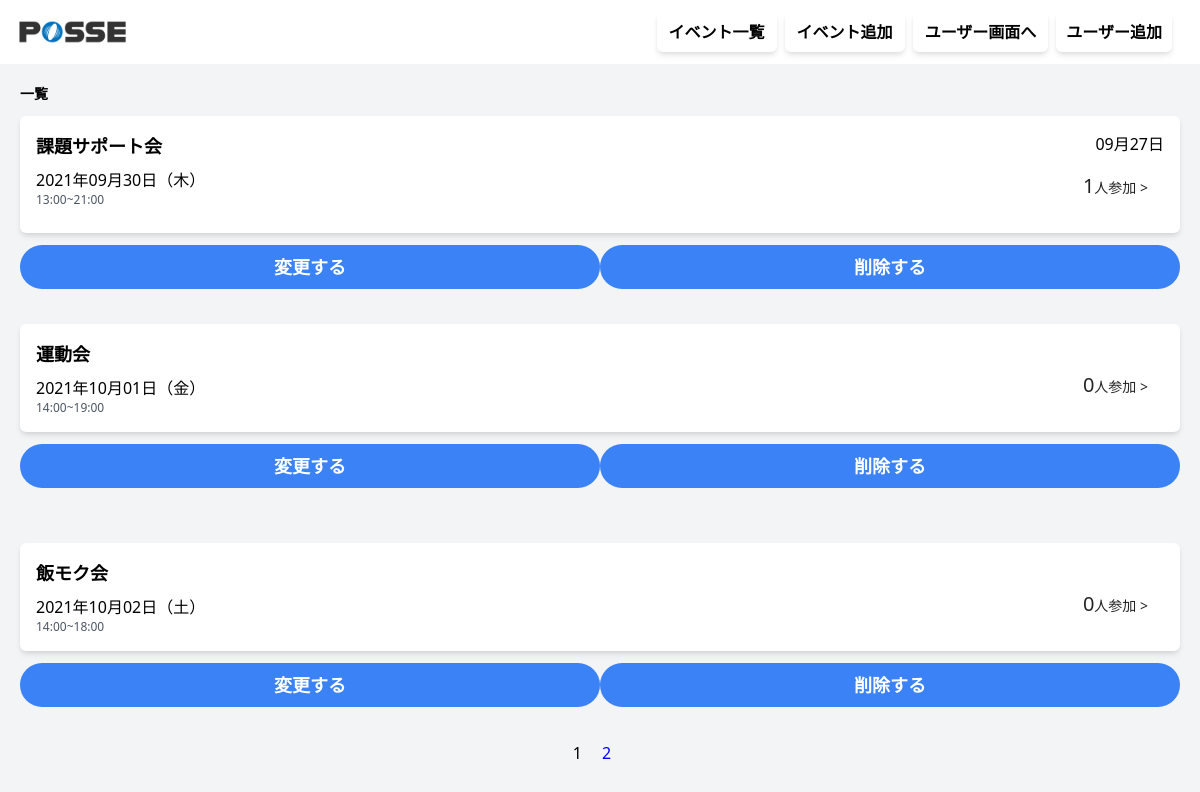
The page /manage/eventlist/index.php?page_id=2 (signed in) on the database its author committed.
### tables this page shows
CREATE TABLE `events` (
  `id` int NOT NULL,
  `name` varchar(10) NOT NULL,
  `start_at` datetime DEFAULT NULL,
  `end_at` datetime DEFAULT NULL,
  `created_at` datetime DEFAULT CURRENT_TIMESTAMP,
  `updated_at` datetime DEFAULT CURRENT_TIMESTAMP ON UPDATE CURRENT_TIMESTAMP,
  `deleted_at` datetime DEFAULT NULL
);

### src/manage/eventlist/index.php (the view, shortened to what this page needs)
<?php
include($_SERVER['DOCUMENT_ROOT'] . "/dbconnect.php");
function get_day_of_week($w)
{
  $day_of_week_list = ['日', '月', '火', '水', '木', '金', '土'];
  return $day_of_week_list["$w"];
}
?>
<!DOCTYPE html>
<html lang="ja">
<head>
  <link href="https://unpkg.com/tailwindcss@^2/dist/tailwind.min.css" rel="stylesheet">
  <link rel="stylesheet" href="style.css">
</head>
<body>
  <header class="h-16">
    <div class="flex justify-between items-center w-full h-full mx-auto pl-2 pr-5">
      <div class="h-full">
        <a href="/manage/eventlist/index.php"><img src="/img/header-logo.png" alt="posseロゴ" class="h-full"></a>
      </div>
      <div class="box1">
        <div class="box px-3 py-2 text-md font-bold mr-2 rounded-md shadow-md bg-white"><a href="/manage/eventlist/index.php">イベント一覧</a></div>
        <div class="box px-3 py-2 text-md font-bold mr-2 rounded-md shadow-md bg-white"><a href="/manage/eventadd/eventform.php">イベント追加</a></div>
        <div class="box px-3 py-2 text-md font-bold mr-2 rounded-md shadow-md bg-white"><a href="/">ユーザー画面へ</a></div>
        <div class="box py-2 header__add_user__button text-md font-bold mr-2 rounded-md shadow-md bg-white"><a href="/auth/signup">ユーザー追加</a></div>
      </div>
    </div>
  </header>
  <main class="bg-gray-100 px-5 h-screen">
    <div class="w-full mx-auto py-5">
      <div id="events-list">
        <div class="flex justify-between items-center mb-3">
          <h2 class="text-sm font-bold">一覧</h2>
        </div>
        <?php
        $All_events_number_sql = 'SELECT count(*)FROM events';
        $All_events_number = $db->query($All_events_number_sql)->fetch(PDO::FETCH_COLUMN);
        $All_events = "SELECT*FROM events WHERE events.start_at >= CURDATE() ORDER BY events.start_at";
        $event_contents = $db->query($All_events)->fetchAll();
        $participants_number_sql = "SELECT events.id , COUNT(event_attendance.user_id) as number, GROUP_CONCAT( ' \n', users.name ) as user_names FROM events
        INNER JOIN event_attendance ON events.id = event_attendance.event_id
        INNER JOIN status ON event_attendance.status_id = status.id
        INNER JOIN users ON event_attendance.user_id =  users.id
        WHERE  event_attendance.status_id = 1 AND CURDATE() <= events.start_at
        GROUP BY events.id
        ORDER BY events.start_at";
        $participants_number = $db->query($participants_number_sql)->fetchAll(PDO::FETCH_ASSOC | PDO::FETCH_UNIQUE);
        $max_page = ceil($All_events_number / MAX);
        if (!isset($_GET['page_id'])) {
          $now = 1;
        } else {
          $now = $_GET['page_id'];
        }
        $start_no = ($now - 1) * MAX;
        $disp_data = array_slice($event_contents, $start_no, MAX, true);
        ?>
        <?php foreach ($disp_data as $event) : ?>
          <?php
          $start_date = strtotime($event['start_at']);
          $end_date = strtotime($event['end_at']);
          $day_of_week = get_day_of_week(date("w", $start_date));
          ?>
          <div class="bg-white mb-3 p-4 flex justify-between rounded-md shadow-md" id="event-<?php echo $event['id']; ?>">
            <div>
              <h3 class="font-bold text-lg mb-2"><?php echo $event['name'] ?></h3>
              <p><?php echo date("Y年m月d日（${day_of_week}）", $start_date); ?></p>
              <p class="text-xs text-gray-600">
                <?php echo date("H:i", $start_date) . "~" . date("H:i", $end_date); ?>
              </p>
            </div>
            <div class="flex flex-col justify-between text-right">
              <div>
                <?php if ($event['id'] % 3 === 1) : ?>
                  <?php echo date("m月d日", strtotime('-3 day', $end_date)); ?>
                <?php endif; ?>
              </div>
              <ul class="menu">
                <li class="menu__item">
                  <a class="text-sm menu__item__link js-menu__item__link"><span class="text-xl"><?= $participants_number[$event['id']]["number"] ?? 0; ?></span>人参加 ></a>
                </li>
              </ul>
            </div>
          </div>
          <div class="edit__buttons">
            <form class="edit__buttons__form" action="/manage/eventadd/eventform.php?event_id=<?= $event["id"] ?>" method="post">
              <input type='submit' value="変更する" class="flex-1 bg-blue-500 py-2 rounded-3xl text-white text-lg font-bold edit__buttons__form__input">
            </form>
            <form class="edit__buttons__form" action="/manage/eventlist/delete.php">
              <input type='submit' value="削除する" class="flex-1 bg-blue-500 py-2 rounded-3xl text-white text-lg font-bold edit__buttons__form__input">
            </form>
          </div>
      </div>
    <?php endforeach; ?>
    <div class="pager-num">
      <?php
      for ($i = 1; $i <= $max_page; $i++) {
        if ($i == $now) { ?>
          <span class="blue-word page-number"> <?php echo $now . '　'; ?> </span>
        <?php  } else {
          echo '<a class = "page-number" href="/manage/eventlist/index.php?page_id=' . $i . '")>' . $i . '</a>'; ?>
      <?php }
      } ?>
    </div>
  </main>
</body>
</html>

### src/manage/eventlist/style.css (style rules this page uses)
.box1 { display: flex; cursor: pointer; }
.pager-num { display: flex; justify-content: center; align-items: center; }
.blue-word { color: blue; }
.page-number { margin-left: 10px; margin-right: 10px; }
.edit__buttons { margin-bottom: 3%; display: flex; justify-content: center; }
.edit__buttons__form { width: 100%; }
.edit__buttons__form__input { width: 100%; display: block; cursor: pointer; }
.header__add_user__button { padding-right: 10px; padding-left: 10px; }
.menu__item { background: #fff; color: #222; cursor: pointer; display: block; margin-bottom: 1px; position: relative; }
.menu__item__link { display: block; padding: 1rem; }

### rows shown on the page
events: name "課題サポート会", start_at "2021年09月30日（木）", start_at "13:00", end_at "21:00", end_at "09月27日", id "1"
events: name "運動会", start_at "2021年10月01日（金）", start_at "14:00", end_at "19:00", id "0"
events: name "飯モク会", start_at "2021年10月02日（土）", start_at "14:00", end_at "18:00", id "0"
